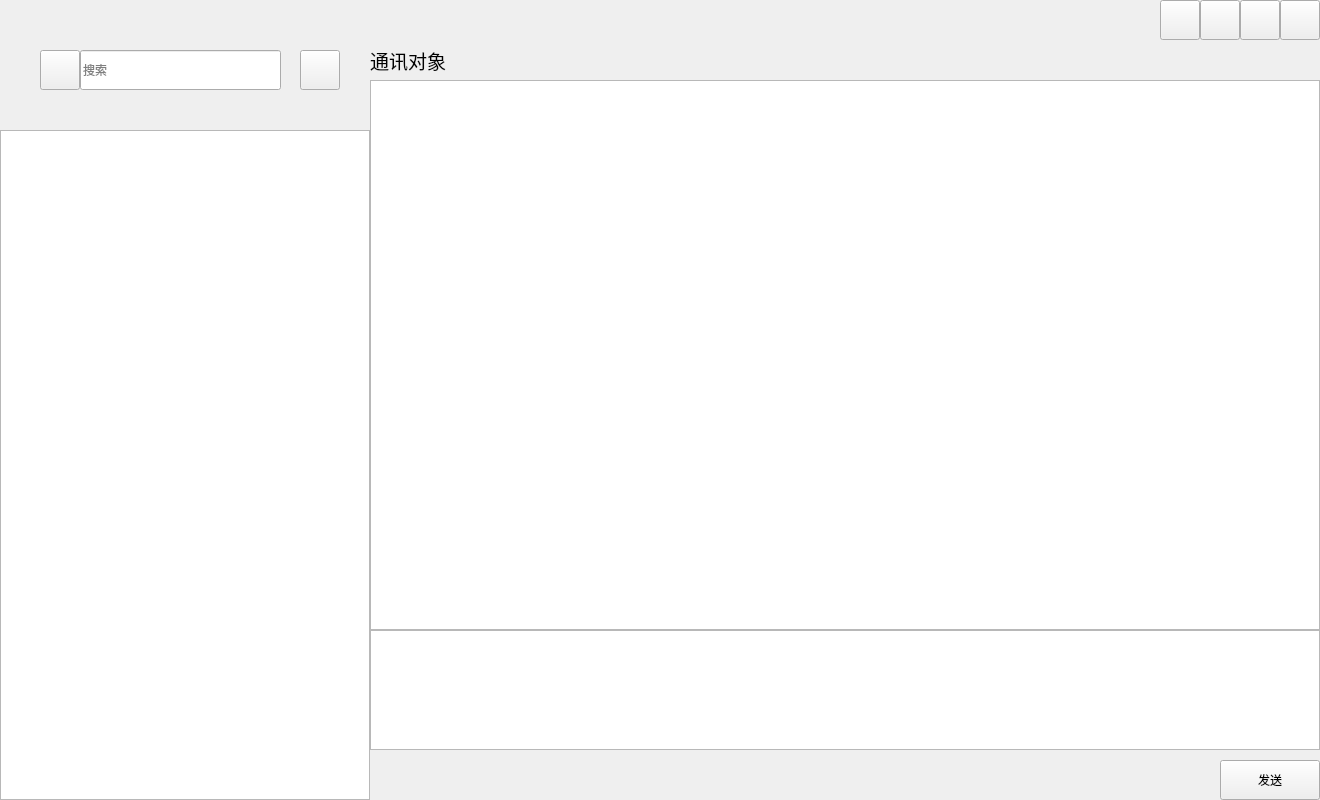
<?xml version="1.0" encoding="UTF-8"?>
<ui version="4.0">
 <class>Communication</class>
 <widget class="QWidget" name="Communication">
  <property name="geometry">
   <rect>
    <x>0</x>
    <y>0</y>
    <width>1320</width>
    <height>800</height>
   </rect>
  </property>
  <property name="minimumSize">
   <size>
    <width>1320</width>
    <height>800</height>
   </size>
  </property>
  <property name="maximumSize">
   <size>
    <width>1320</width>
    <height>800</height>
   </size>
  </property>
  <property name="windowTitle">
   <string>Form</string>
  </property>
  <property name="styleSheet">
   <string notr="true">QWidget#m_add{border-image:url(:/res/add.png);}
QWidget#m_search{border-image:url(:/res/search.png);}
QWidget#m_close{border-image:url(:/res/close .png);}
QWidget#m_max{border-image:url(:/res/max.png);}
QWidget#m_min{border-image:url(:/res/min.png);}
QWidget#m_setting{border-image:url(:/res/setting.png);}
</string>
  </property>
  <widget class="QWidget" name="background1" native="true">
   <property name="geometry">
    <rect>
     <x>0</x>
     <y>130</y>
     <width>370</width>
     <height>670</height>
    </rect>
   </property>
   <property name="minimumSize">
    <size>
     <width>370</width>
     <height>670</height>
    </size>
   </property>
   <property name="maximumSize">
    <size>
     <width>370</width>
     <height>670</height>
    </size>
   </property>
   <widget class="QListView" name="friend_list">
    <property name="geometry">
     <rect>
      <x>0</x>
      <y>0</y>
      <width>370</width>
      <height>670</height>
     </rect>
    </property>
    <property name="minimumSize">
     <size>
      <width>370</width>
      <height>670</height>
     </size>
    </property>
    <property name="maximumSize">
     <size>
      <width>16777215</width>
      <height>16777215</height>
     </size>
    </property>
   </widget>
  </widget>
  <widget class="QWidget" name="m_title" native="true">
   <property name="geometry">
    <rect>
     <x>370</x>
     <y>0</y>
     <width>950</width>
     <height>80</height>
    </rect>
   </property>
   <property name="minimumSize">
    <size>
     <width>950</width>
     <height>80</height>
    </size>
   </property>
   <property name="maximumSize">
    <size>
     <width>16777215</width>
     <height>16777215</height>
    </size>
   </property>
   <widget class="QPushButton" name="m_min">
    <property name="geometry">
     <rect>
      <x>830</x>
      <y>0</y>
      <width>40</width>
      <height>40</height>
     </rect>
    </property>
    <property name="text">
     <string/>
    </property>
   </widget>
   <widget class="QPushButton" name="m_max">
    <property name="geometry">
     <rect>
      <x>870</x>
      <y>0</y>
      <width>40</width>
      <height>40</height>
     </rect>
    </property>
    <property name="text">
     <string/>
    </property>
   </widget>
   <widget class="QPushButton" name="m_close">
    <property name="geometry">
     <rect>
      <x>910</x>
      <y>0</y>
      <width>40</width>
      <height>40</height>
     </rect>
    </property>
    <property name="text">
     <string/>
    </property>
   </widget>
   <widget class="QLabel" name="label">
    <property name="geometry">
     <rect>
      <x>0</x>
      <y>40</y>
      <width>381</width>
      <height>40</height>
     </rect>
    </property>
    <property name="font">
     <font>
      <pointsize>14</pointsize>
     </font>
    </property>
    <property name="text">
     <string>通讯对象</string>
    </property>
   </widget>
   <widget class="QPushButton" name="m_setting">
    <property name="geometry">
     <rect>
      <x>790</x>
      <y>0</y>
      <width>40</width>
      <height>40</height>
     </rect>
    </property>
    <property name="text">
     <string/>
    </property>
   </widget>
  </widget>
  <widget class="QWidget" name="background3" native="true">
   <property name="geometry">
    <rect>
     <x>370</x>
     <y>80</y>
     <width>950</width>
     <height>550</height>
    </rect>
   </property>
   <property name="minimumSize">
    <size>
     <width>950</width>
     <height>550</height>
    </size>
   </property>
   <property name="maximumSize">
    <size>
     <width>950</width>
     <height>550</height>
    </size>
   </property>
   <layout class="QGridLayout" name="gridLayout">
    <property name="leftMargin">
     <number>0</number>
    </property>
    <property name="topMargin">
     <number>0</number>
    </property>
    <property name="rightMargin">
     <number>0</number>
    </property>
    <property name="bottomMargin">
     <number>0</number>
    </property>
    <property name="horizontalSpacing">
     <number>0</number>
    </property>
    <item row="0" column="0">
     <widget class="QTextBrowser" name="m_com">
      <property name="minimumSize">
       <size>
        <width>950</width>
        <height>550</height>
       </size>
      </property>
      <property name="maximumSize">
       <size>
        <width>16777215</width>
        <height>16777215</height>
       </size>
      </property>
     </widget>
    </item>
   </layout>
  </widget>
  <widget class="QWidget" name="background4" native="true">
   <property name="geometry">
    <rect>
     <x>370</x>
     <y>630</y>
     <width>950</width>
     <height>170</height>
    </rect>
   </property>
   <property name="minimumSize">
    <size>
     <width>950</width>
     <height>170</height>
    </size>
   </property>
   <property name="maximumSize">
    <size>
     <width>950</width>
     <height>170</height>
    </size>
   </property>
   <widget class="QTextEdit" name="m_input">
    <property name="geometry">
     <rect>
      <x>0</x>
      <y>0</y>
      <width>950</width>
      <height>120</height>
     </rect>
    </property>
    <property name="minimumSize">
     <size>
      <width>950</width>
      <height>120</height>
     </size>
    </property>
    <property name="maximumSize">
     <size>
      <width>16777215</width>
      <height>16777215</height>
     </size>
    </property>
   </widget>
   <widget class="QPushButton" name="m_send">
    <property name="geometry">
     <rect>
      <x>850</x>
      <y>130</y>
      <width>100</width>
      <height>40</height>
     </rect>
    </property>
    <property name="text">
     <string>发送</string>
    </property>
   </widget>
  </widget>
  <widget class="QWidget" name="background2" native="true">
   <property name="geometry">
    <rect>
     <x>0</x>
     <y>0</y>
     <width>370</width>
     <height>130</height>
    </rect>
   </property>
   <property name="minimumSize">
    <size>
     <width>370</width>
     <height>130</height>
    </size>
   </property>
   <property name="maximumSize">
    <size>
     <width>16777215</width>
     <height>16777215</height>
    </size>
   </property>
   <widget class="QPushButton" name="m_search">
    <property name="geometry">
     <rect>
      <x>40</x>
      <y>50</y>
      <width>40</width>
      <height>40</height>
     </rect>
    </property>
    <property name="minimumSize">
     <size>
      <width>40</width>
      <height>40</height>
     </size>
    </property>
    <property name="maximumSize">
     <size>
      <width>40</width>
      <height>40</height>
     </size>
    </property>
    <property name="text">
     <string/>
    </property>
   </widget>
   <widget class="QPushButton" name="m_add">
    <property name="geometry">
     <rect>
      <x>300</x>
      <y>50</y>
      <width>40</width>
      <height>40</height>
     </rect>
    </property>
    <property name="minimumSize">
     <size>
      <width>40</width>
      <height>40</height>
     </size>
    </property>
    <property name="maximumSize">
     <size>
      <width>40</width>
      <height>40</height>
     </size>
    </property>
    <property name="text">
     <string/>
    </property>
   </widget>
   <widget class="QLineEdit" name="m_friend">
    <property name="geometry">
     <rect>
      <x>80</x>
      <y>50</y>
      <width>201</width>
      <height>40</height>
     </rect>
    </property>
    <property name="minimumSize">
     <size>
      <width>0</width>
      <height>40</height>
     </size>
    </property>
    <property name="maximumSize">
     <size>
      <width>16777215</width>
      <height>40</height>
     </size>
    </property>
    <property name="placeholderText">
     <string>搜索</string>
    </property>
   </widget>
  </widget>
 </widget>
 <resources/>
 <connections/>
</ui>
